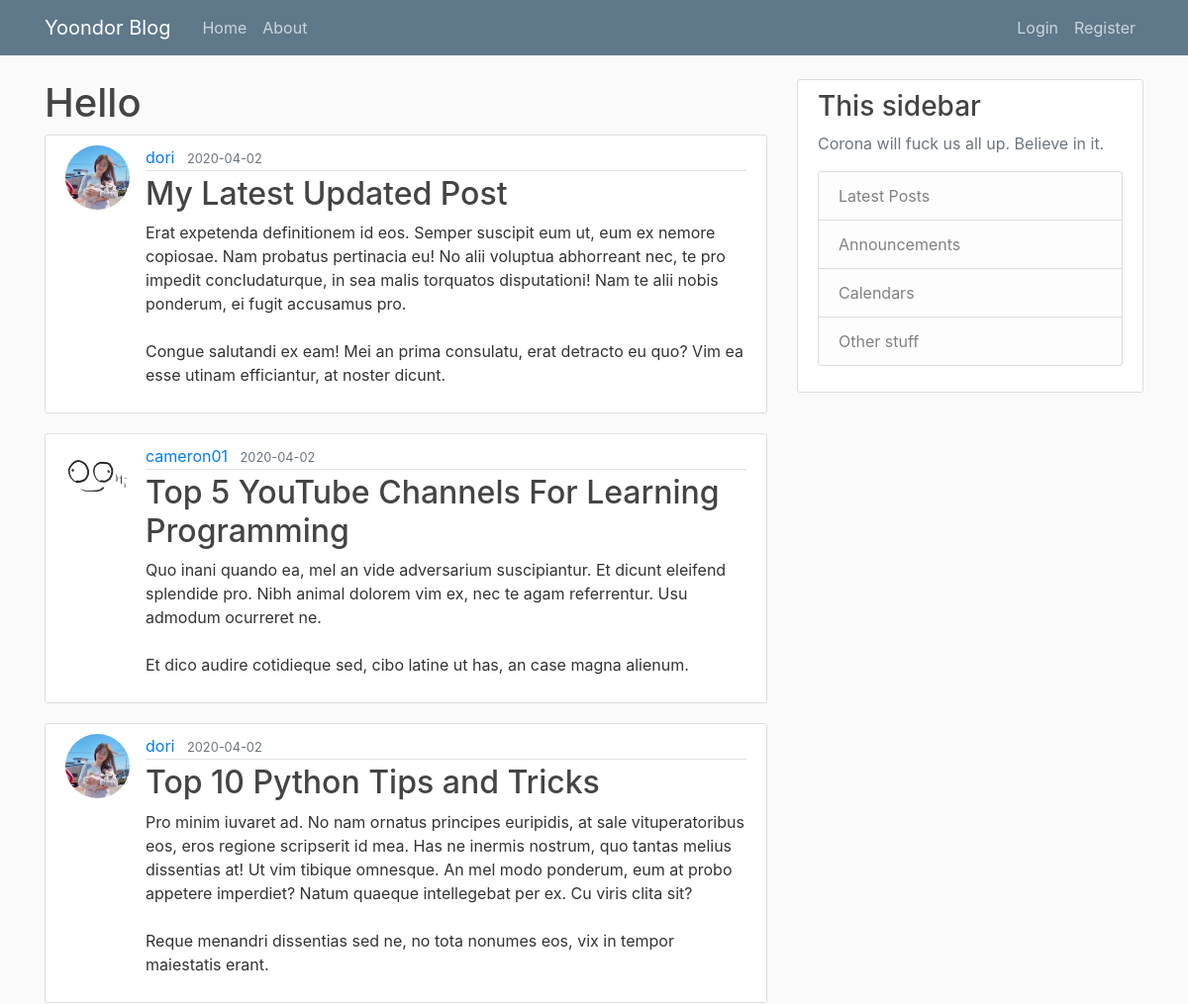
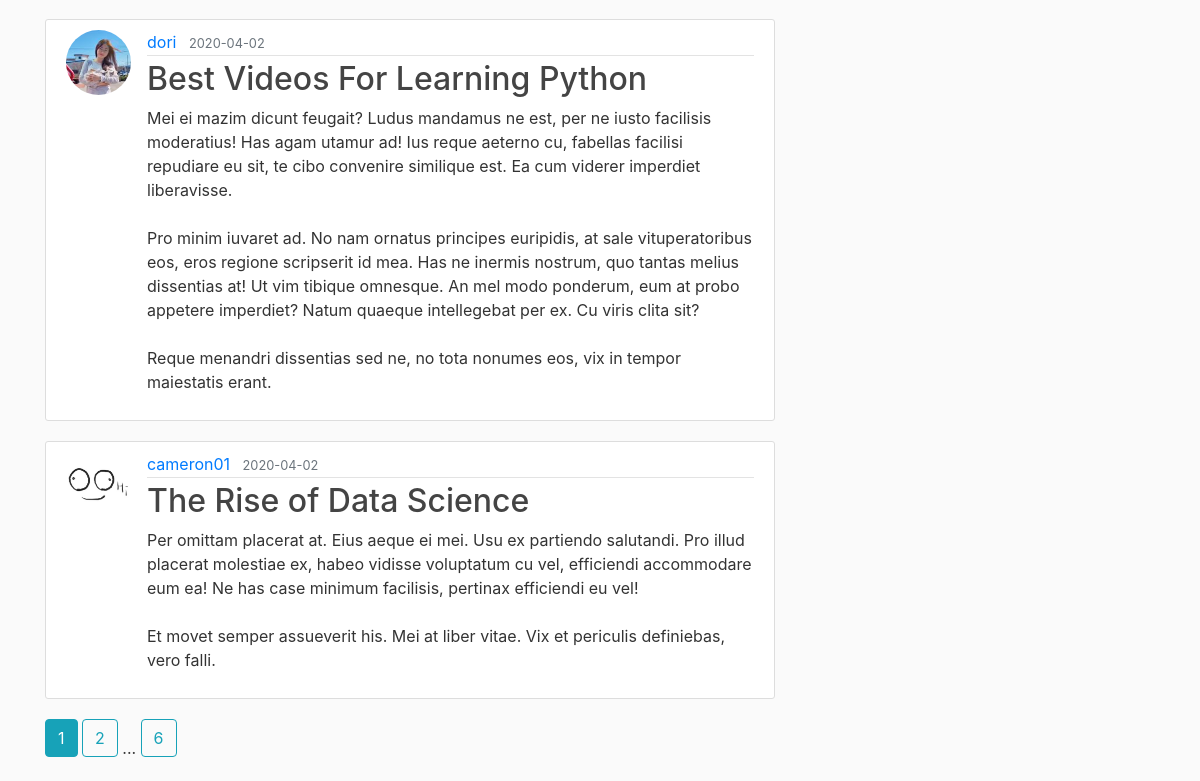
Page /home on the earlier database version (2 pictures, top to bottom).
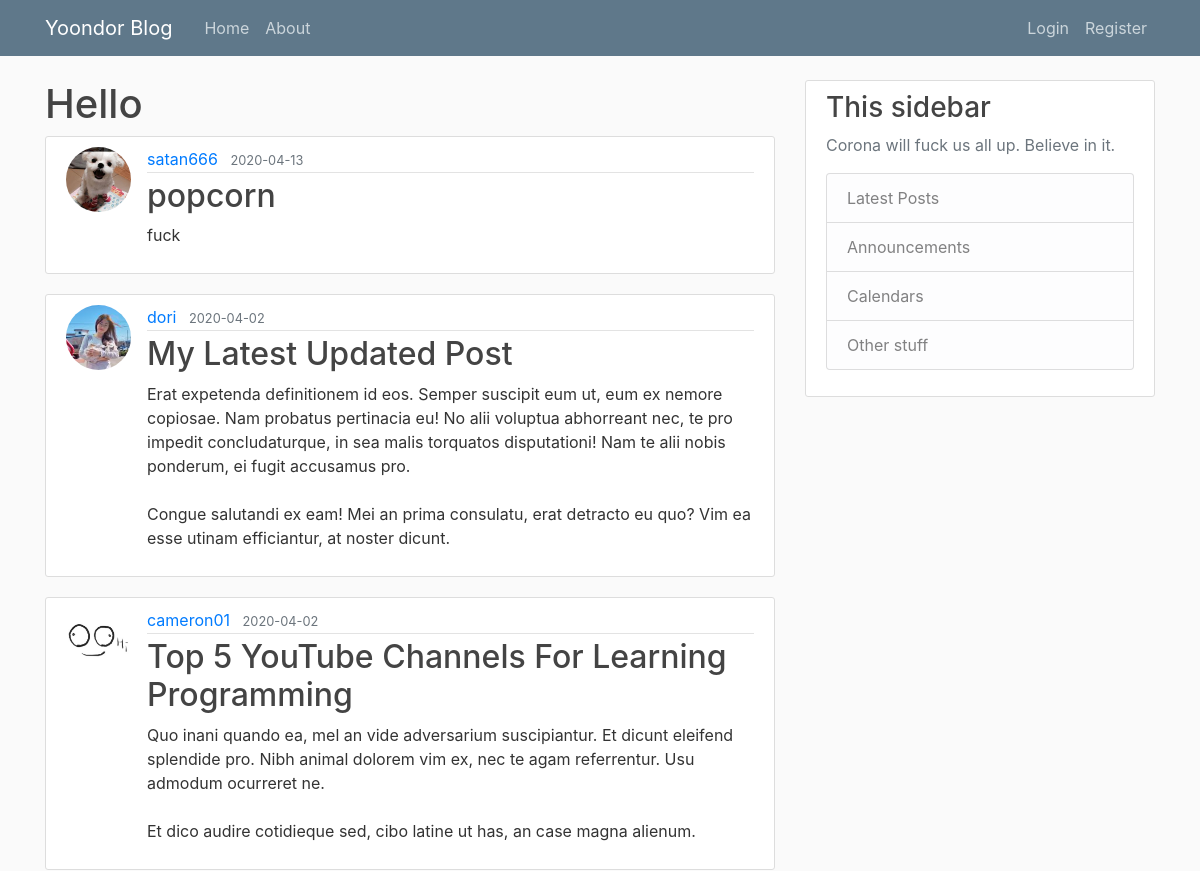
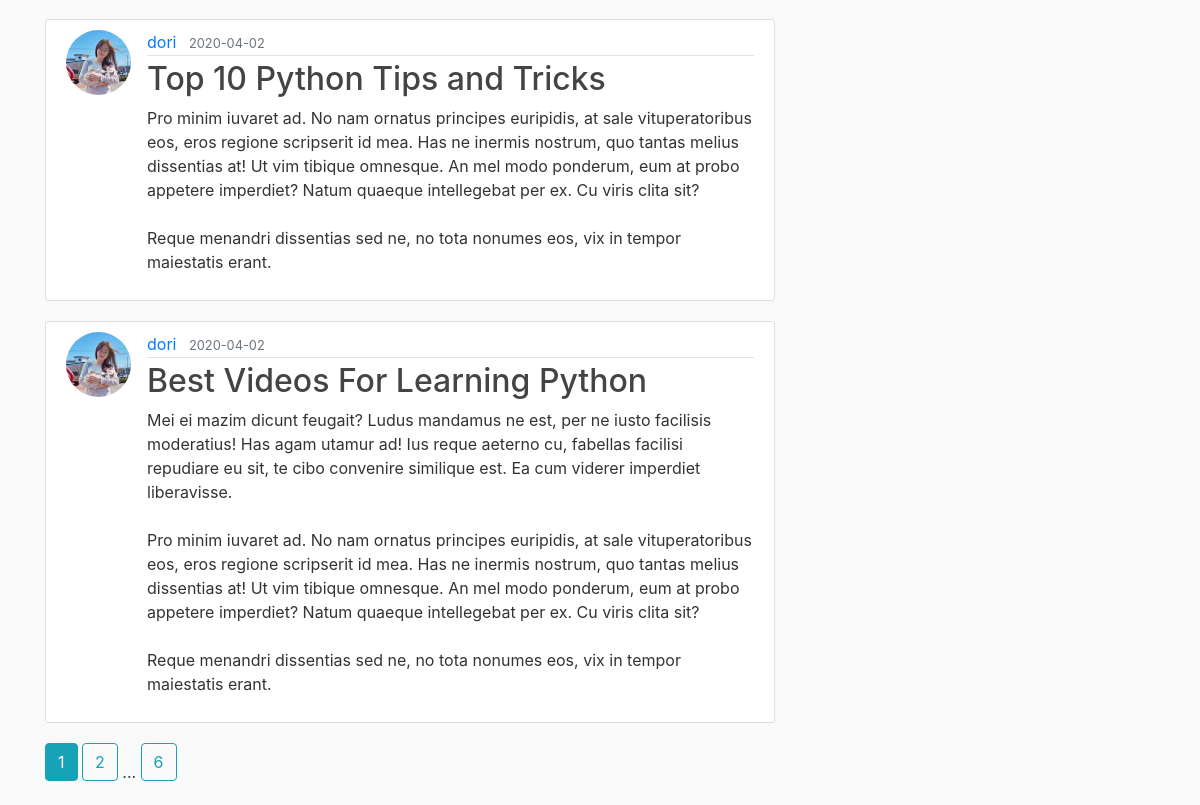
Same page on the later database version (2 pictures, top to bottom).
### flaskblog/models.py (models this page shows, shortened)
class Post(db.Model):
    id = db.Column(db.Integer, primary_key=True)
    title = db.Column(db.String(100), nullable=False)
    date_posted = db.Column(db.DateTime, nullable=False, default=datetime.utcnow)
    content = db.Column(db.Text, nullable=False)
    user_id = db.Column(db.Integer, db.ForeignKey('user.id'), nullable=False)

class User(db.Model, UserMixin):
    id = db.Column(db.Integer, primary_key=True)
    username = db.Column(db.String(20), unique=True, nullable=False)
    email = db.Column(db.String(120), unique=True, nullable=False)
    image_file = db.Column(db.String(20), nullable=False, default='default.jpg')
    pw = db.Column(db.String(60), nullable=False)
    posts = db.relationship('Post', backref='author', lazy=True)

### flaskblog/main/routes.py (the view)
@main.route("/")
@main.route("/home")
def hello():
    page = request.args.get('page', 1, type=int)
    posts = Post.query.order_by(Post.date_posted.desc()).paginate(page=page, per_page=5)
    return render_template('home.html', posts=posts)

### flaskblog/templates/home.html
{% extends "layout.html" %}
{% block content %}
    <h1>Hello</h1>
    {% for post in posts.items %}
        <article class="media content-section">
            <img class="rounded-circle article-img" src="{{ url_for('static', filename='profile_pics/' + post.author.image_file)}}">
          <div class="media-body">
            <div class="article-metadata">
              <a class="mr-2" href="{{url_for('users.user_posts', username=post.author.username)}}">{{ post.author.username }}</a>
              <small class="text-muted">{{ post.date_posted.strftime('%Y-%m-%d') }}</small>
            </div>
            <h2><a class="article-title" href="{{ url_for('posts.post', post_id=post.id) }}">{{ post.title }}</a></h2>
            <p class="article-content">{{ post.content }}</p>
          </div>
        </article>
    {% endfor %}
    {% for page_num in posts.iter_pages(left_edge=1, right_edge=1, left_current=1, right_current=2) %}
        {% if page_num %}
            {% if posts.page == page_num %}
                <a class="btn btn-info mb-4" href="{{ url_for('main.hello', page=page_num) }}">{{ page_num }}</a>
            {% else %}
                <a class="btn btn-outline-info mb-4" href="{{ url_for('main.hello', page=page_num) }}">{{ page_num }}</a>
            {% endif %}
        {% else %}
            ...
        {% endif %}
    {% endfor %}
{% endblock content %}

Differences in the rows shown:
no longer on this page (row unchanged): Post: image_file (placeholder picture), author.username "cameron01", date_posted "2020-04-02", title "The Rise of Data Science", content "Per omittam placerat at. Eius aeque ei mei. Usu ex partiendo salutandi. Pro illud placerat molestiae ex, habeo vidisse voluptatum cu vel, efficiendi accommodare eum ea! Ne has case minimum facilisis, pertinax efficiendi eu vel! Et movet semper assueverit his. Mei at liber vitae. Vix et periculis definiebas, vero falli."
added Post: image_file (picture), author.username "satan666", date_posted "2020-04-13", title "popcorn", content "fuck"
